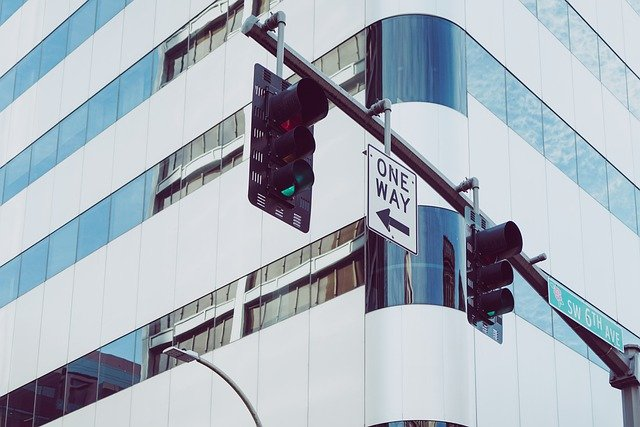
#> input picture images/read_color.jpg, 640 x 427 px
$ python '특징매칭2.py'
#> lines starting #> are read from the running program, lines starting #| are printed output that depends on the picture
# Keypoints drawing
# Feature Matching 이전의 사전 공부 2단계
# 검출한 keypoints를 이미지 상에 그려주기

import cv2
import numpy as np
import matplotlib.pyplot as plt

img = cv2.imread('images/read_color.jpg')
#> img is the input picture: shape (427, 640, 3); mean B, G, R 190, 179.9, 170.4
img = cv2.cvtColor(img, cv2.COLOR_BGR2RGB)

# 이전 공부했던 순서대로 진행

# 1. 특징 검출 객체 생성
orb = cv2.ORB_create()

# 2. keypoints, descriptors 검출
keypoints, descriptors = orb.detectAndCompute(img, None)
#> keypoints = 500 keypoints; strongest (x, y, size): (405, 200, 31), (382, 175, 31), (394, 197, 31), (384, 175, 31)

# [8 lines of commented-out code are left out]

des1 = cv2.drawKeypoints(img, keypoints, None,
                         flags=cv2.DRAW_MATCHES_FLAGS_DEFAULT)
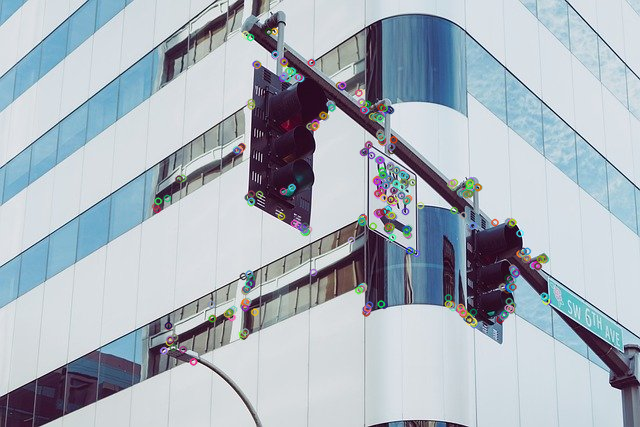
#> des1: shape (427, 640, 3); mean R, G, B 170.3, 180, 189.6
des2 = cv2.drawKeypoints(img, keypoints, None,
                         flags=cv2.DRAW_MATCHES_FLAGS_DRAW_RICH_KEYPOINTS)
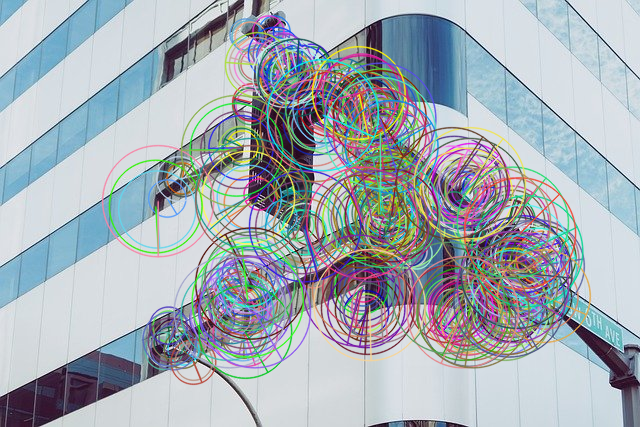
#> des2: shape (427, 640, 3); mean R, G, B 164.9, 173.7, 181.3

merged = np.hstack((des1, des2))
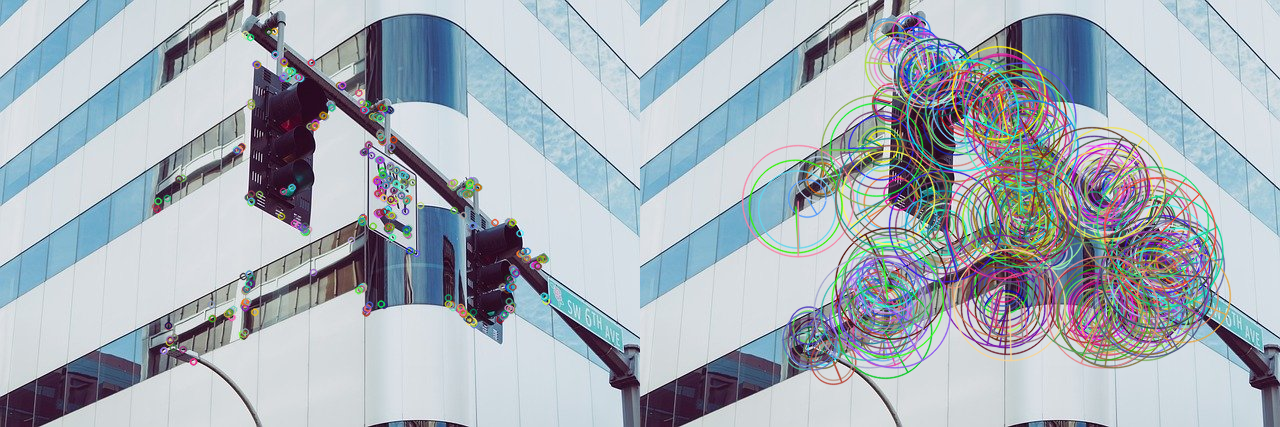
#> merged: shape (427, 1280, 3); mean R, G, B 167.6, 176.8, 185.5

plt.figure(figsize=(14, 8))
plt.imshow(merged)
plt.show()
